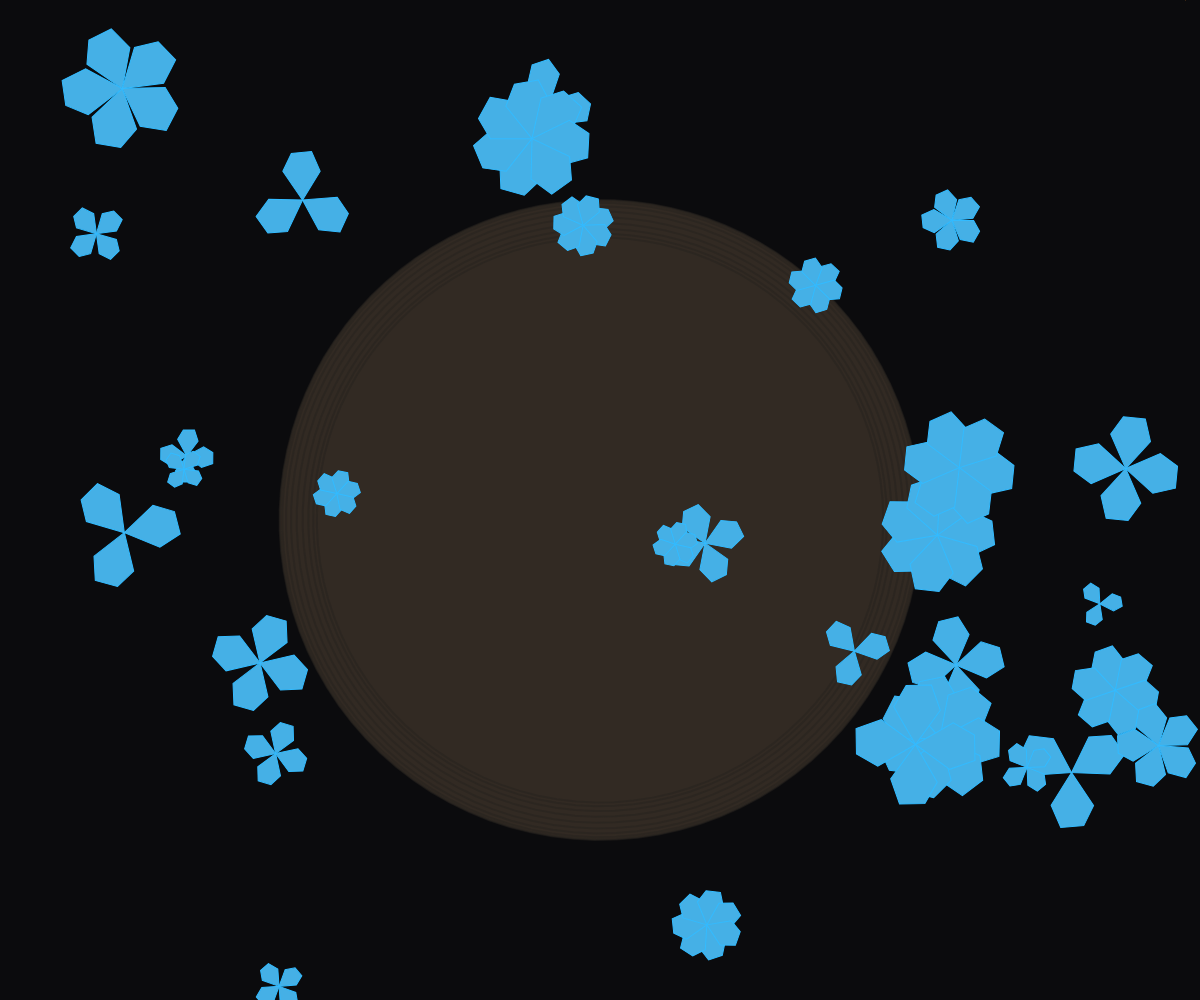
Frame 1 (no input)
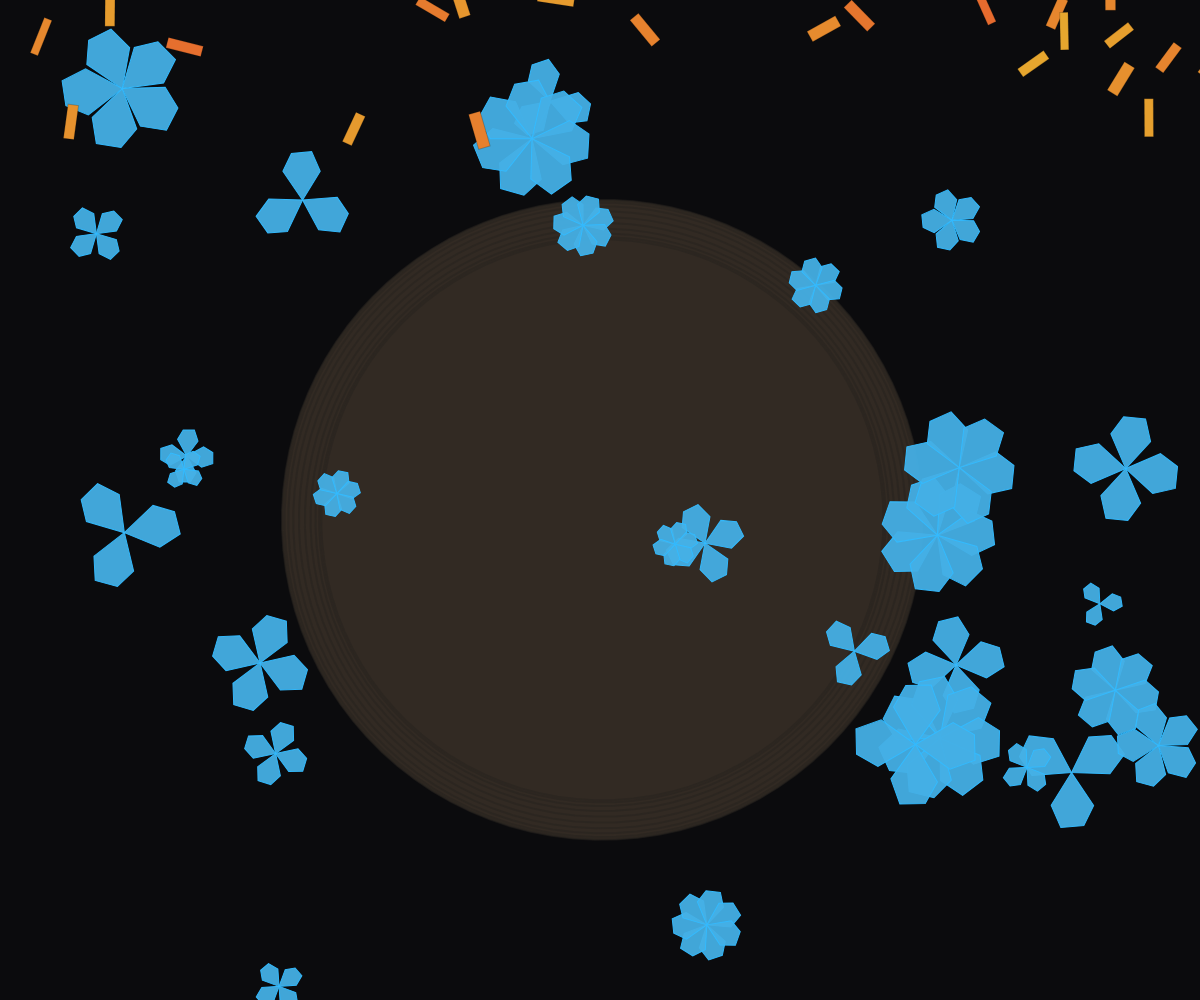
Frame 60 (no input)
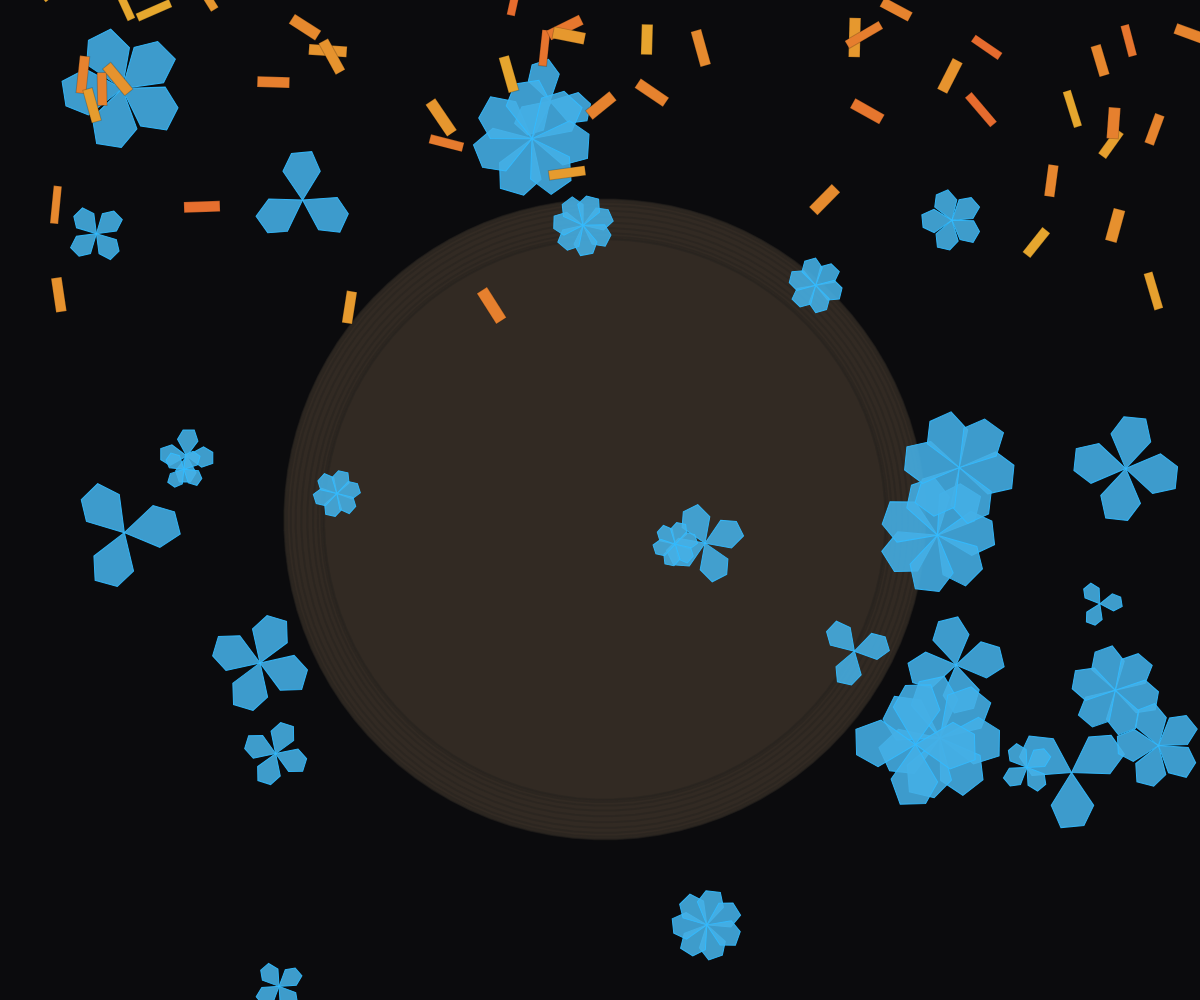
Frame 120 (the mouse pressed at the canvas centre since frame 60)

The p5.js sketch that drew these frames (run headless with seeded random() and noise() and a simulated clock; from frame 60 on, the mouse is pressed at the canvas centre):

// p5.js sketch
// ── sketch.js
function setup() {
  createCanvas(windowWidth, windowHeight);
  colorMode(HSB, 360, 100, 100, 1);
  noStroke();
  angleMode(RADIANS);
  
  // Initialize dominoes
  dominoes = [];
  for (let i = 0; i < 50; i++) {
    dominoes.push({
      x: random(width),
      y: random(-50, -10),
      w: random(8, 12),
      h: random(30, 40),
      angle: random(TWO_PI),
      speed: random(1, 3),
      fallTime: random(100),
      active: false,
      color: color(random(20, 40), 80, 90)
    });
  }
  
  // Initialize crystalline structures
  crystals = [];
  for (let i = 0; i < 30; i++) {
    crystals.push({
      x: random(width),
      y: random(height),
      size: random(20, 60),
      segments: floor(random(3, 8)),
      angle: random(TWO_PI),
      rotationSpeed: random(-0.01, 0.01),
      dissolveProgress: 0,
      targetDissolve: random(0.3, 0.9)
    });
  }
}

function draw() {
  background(240, 10, 5, 1);
  
  const time = frameCount * 0.01;
  
  // Draw riverbed sediment
  drawRiverbed(time);
  
  // Update and draw crystals
  updateCrystals(time);
  
  // Update and draw dominoes
  updateDominoes();
}

function drawRiverbed(time) {
  const sedimentColor = color(30, 30, 20, 0.8);
  
  push();
  translate(width/2, height/2);
  
  // Draw slow-moving sediment layers
  for (let i = 0; i < 15; i++) {
    const layerY = sin(time * 0.5 + i * 0.3) * 20;
    const layerHeight = 8 + sin(time * 0.3 + i * 0.2) * 4;
    
    fill(sedimentColor);
    noStroke();
    
    beginShape();
    for (let j = 0; j < 100; j++) {
      const angle = map(j, 0, 99, 0, TWO_PI);
      const radius = 300 + sin(time * 0.2 + angle) * 20 + layerY;
      const x = cos(angle) * radius;
      const y = sin(angle) * radius;
      vertex(x, y);
    }
    endShape(CLOSE);
    
    // Add some viscosity
    stroke(30, 20, 15, 0.5);
    strokeWeight(2);
    noFill();
    beginShape();
    for (let j = 0; j < 100; j++) {
      const angle = map(j, 0, 99, 0, TWO_PI);
      const radius = 300 + sin(time * 0.2 + angle) * 20 + layerY;
      const x = cos(angle) * radius;
      const y = sin(angle) * radius;
      vertex(x, y);
    }
    endShape(CLOSE);
  }
  
  pop();
}

function updateCrystals(time) {
  for (let i = 0; i < crystals.length; i++) {
    const crystal = crystals[i];
    
    // Animate dissolution
    if (crystal.dissolveProgress < crystal.targetDissolve) {
      crystal.dissolveProgress += 0.002;
    }
    
    const dissolveFactor = crystal.dissolveProgress;
    
    push();
    translate(crystal.x, crystal.y);
    rotate(crystal.angle + time * crystal.rotationSpeed);
    
    // Draw crystalline structure
    const segments = crystal.segments;
    const size = crystal.size;
    
    for (let j = 0; j < segments; j++) {
      const angle = TWO_PI / segments * j;
      
      // Base crystal shape - sharp edges
      fill(200, 70, 90, 1 - dissolveFactor * 0.5);
      stroke(200, 80, 100, 1 - dissolveFactor * 0.3);
      strokeWeight(1);
      
      push();
      rotate(angle);
      
      // Draw a geometric segment
      beginShape();
      vertex(0, 0);
      vertex(size * 0.7, size * 0.2);
      vertex(size * 0.8, size * 0.6);
      vertex(size * 0.5, size * 0.9);
      vertex(size * 0.1, size * 0.7);
      endShape(CLOSE);
      
      pop();
    }
    
    // Draw connecting lines (eroding)
    if (dissolveFactor > 0.3) {
      stroke(200, 60, 80, 0.5 - dissolveFactor * 0.4);
      strokeWeight(1);
      for (let j = 0; j < segments; j++) {
        const angle1 = TWO_PI / segments * j;
        const angle2 = TWO_PI / segments * ((j + 1) % segments);
        
        line(
          cos(angle1) * size * 0.5,
          sin(angle1) * size * 0.5,
          cos(angle2) * size * 0.5,
          sin(angle2) * size * 0.5
        );
      }
    }
    
    pop();
  }
}

function updateDominoes() {
  const time = frameCount * 0.01;
  
  for (let i = 0; i < dominoes.length; i++) {
    const domino = dominoes[i];
    
    // Activate domino after delay
    if (!domino.active && frameCount > domino.fallTime) {
      domino.active = true;
    }
    
    if (domino.active) {
      // Apply gravity
      domino.y += domino.speed;
      
      // Add some horizontal movement
      domino.x += sin(time * 0.5 + i) * 0.3;
      
      // Rotate as it falls
      domino.angle += 0.1;
      
      // Draw domino
      push();
      translate(domino.x, domino.y);
      rotate(domino.angle);
      
      fill(domino.color);
      stroke(0, 0, 0, 0.2);
      strokeWeight(1);
      
      rectMode(CENTER);
      rect(0, 0, domino.w, domino.h);
      
      pop();
    }
    
    // Reset domino if it falls off screen
    if (domino.y > height + 50) {
      domino.x = random(width);
      domino.y = random(-50, -10);
      domino.angle = random(TWO_PI);
      domino.active = false;
      domino.fallTime = frameCount + random(50);
    }
  }
}

function windowResized() {
  resizeCanvas(windowWidth, windowHeight);
}
